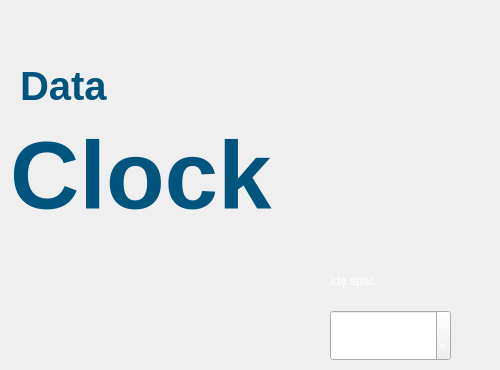
      <widget class="QWidget" name="tab_3">
       <property name="styleSheet">
        <string notr="true"/>
       </property>
       <attribute name="title">
        <string>Menu</string>
       </attribute>
       <widget class="QLabel" name="digitalclock">
        <property name="geometry">
         <rect>
          <x>10</x>
          <y>120</y>
          <width>481</width>
          <height>111</height>
         </rect>
        </property>
        <property name="font">
         <font>
          <pointsize>72</pointsize>
          <weight>75</weight>
          <bold>true</bold>
         </font>
        </property>
        <property name="styleSheet">
         <string notr="true">
background-color: transparent;
color: rgb(0, 85, 127);
</string>
        </property>
        <property name="text">
         <string>Clock</string>
        </property>
       </widget>
       <widget class="QLabel" name="datatime">
        <property name="geometry">
         <rect>
          <x>20</x>
          <y>40</y>
          <width>381</width>
          <height>91</height>
         </rect>
        </property>
        <property name="font">
         <font>
          <pointsize>30</pointsize>
          <weight>75</weight>
          <bold>true</bold>
         </font>
        </property>
        <property name="styleSheet">
         <string notr="true">
background-color: transparent;
color: rgb(0, 85, 127);
</string>
        </property>
        <property name="text">
         <string>Data</string>
        </property>
       </widget>
       <widget class="QLabel" name="label_33">
        <property name="geometry">
         <rect>
          <x>330</x>
          <y>270</y>
          <width>111</width>
          <height>21</height>
         </rect>
        </property>
        <property name="styleSheet">
         <string notr="true">color: rgb(255, 255, 255);</string>
        </property>
        <property name="text">
         <string>Idę spać</string>
        </property>
       </widget>
       <widget class="QTimeEdit" name="timeEdit_3">
        <property name="geometry">
         <rect>
          <x>330</x>
          <y>310</y>
          <width>121</width>
          <height>51</height>
         </rect>
        </property>
        <property name="styleSheet">
         <string notr="true">color: rgb(255, 255, 255);</string>
        </property>
        <property name="displayFormat">
         <string>HH:mm:ss</string>
        </property>
        <property name="time">
         <time>
          <hour>22</hour>
          <minute>30</minute>
          <second>0</second>
         </time>
        </property>
       </widget>
      </widget>
